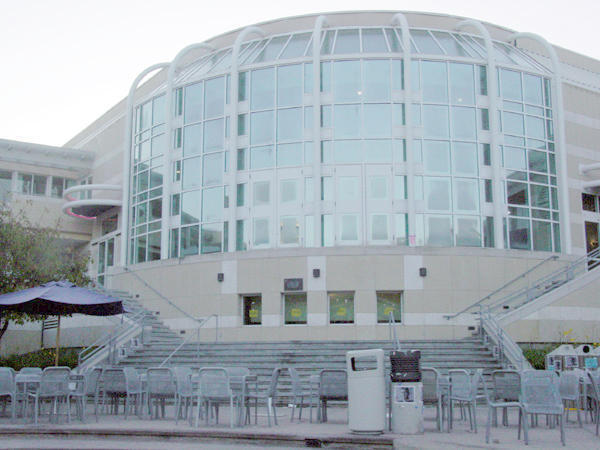
#> input picture PlanarProjectiveTransformation/img1.jpeg, 600 x 450 px
$ python -i FeatureDetection.py   (imports and definitions only)
#> lines starting #> are read from the running program, lines starting #| are printed output that depends on the picture
from utility import *

'''
Corner Feature Detection by Shi-Tomashi Algorithm
'''

class FeatureDetection():
    def rgb2gray(self, rgb):
        """ Convert rgb image to grayscale.
        """
        return np.dot(rgb[...,:3], [0.299, 0.587, 0.114])
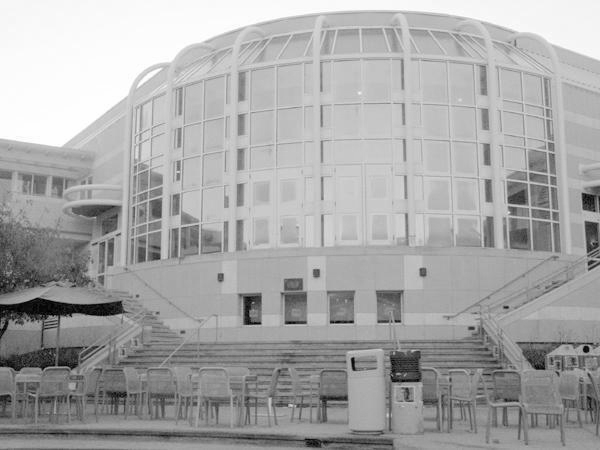
#> returned value: shape (450, 600) float64; min 0, max 255, mean 167.6

    def ImageGradient(self, I):
        # inputs:
        # I is the input image (may be mxn for Grayscale or mxnx3 for RGB)
        #
        # outputs:
        # Ix is the derivative of the magnitude of the image w.r.t. x
        # Iy is the derivative of the magnitude of the image w.r.t. y

        """your code here"""
        I = self.rgb2gray(I)
        kernelX = np.array([[-1, 8, 0, -8, 1]])*0.5
        kernelY = np.transpose(kernelX)
        Ix = signal.convolve2d(I, kernelX, boundary='symm', mode='same')
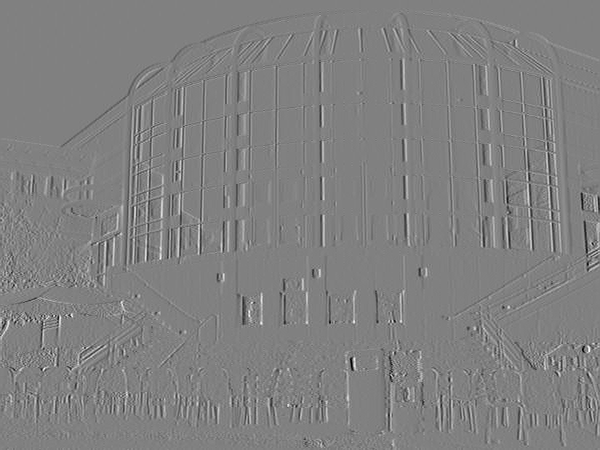
#> Ix: shape (450, 600) float64; min -526.9, max 516.4, mean 0.1; drawn with min black and max white
        Iy = signal.convolve2d(I, kernelY, boundary='symm', mode='same')
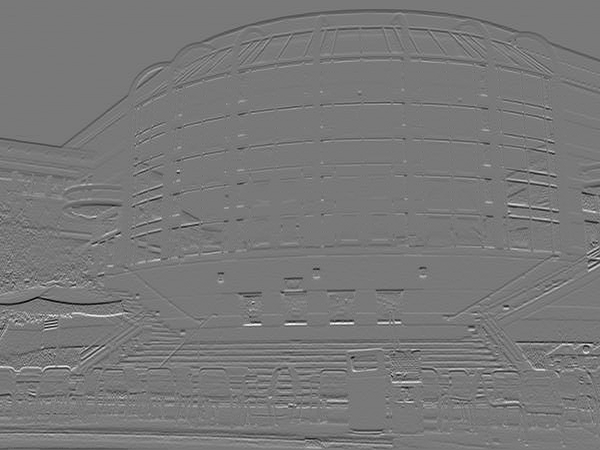
#> Iy: shape (450, 600) float64; min -589.4, max 651.7, mean -1.5; drawn with min black and max white

        return Ix, Iy


    # [154 lines left out: functions MinorEigenvalueImage, NMS, ForstnerCornerDetector, RunFeatureDetection, not called in this run]

>>> import cv2
>>> picture = cv2.cvtColor(cv2.imread('img1.jpeg'), cv2.COLOR_BGR2RGB)
>>> result = FeatureDetection().ImageGradient(picture)

$ run again, on PlanarProjectiveTransformation/img2.jpeg
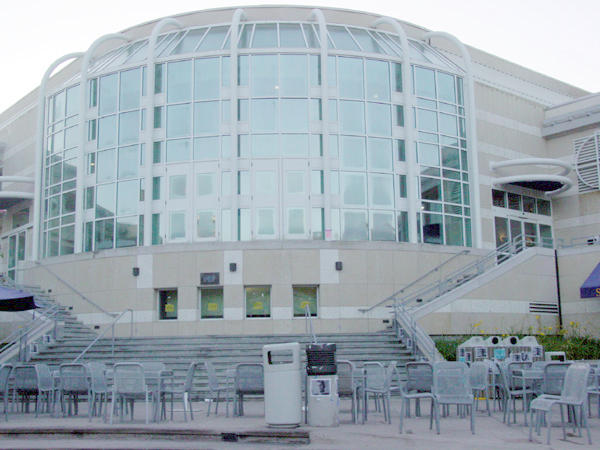
#> input picture PlanarProjectiveTransformation/img2.jpeg, 600 x 450 px
#> in ImageGradient, `Ix = signal.convolve2d(I, kernelX, boundary='symm', mode='same')`:
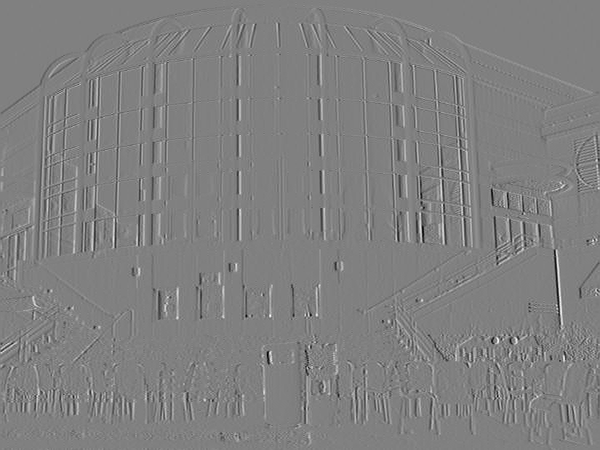
#> Ix: shape (450, 600) float64; min -579, max 569.7, mean -0.1; drawn with min black and max white
#> in ImageGradient, `Iy = signal.convolve2d(I, kernelY, boundary='symm', mode='same')`:
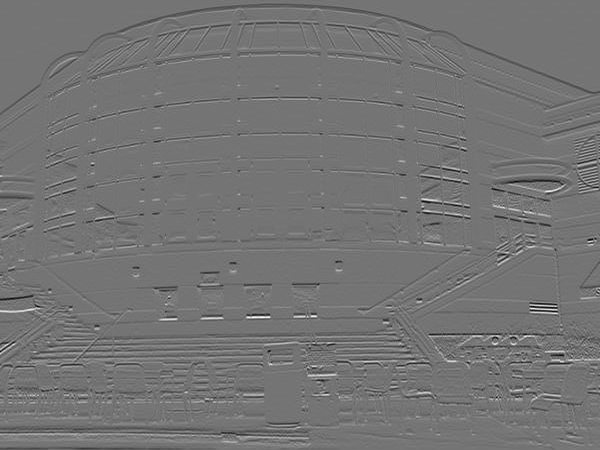
#> Iy: shape (450, 600) float64; min -594.4, max 704.5, mean -1.6; drawn with min black and max white
